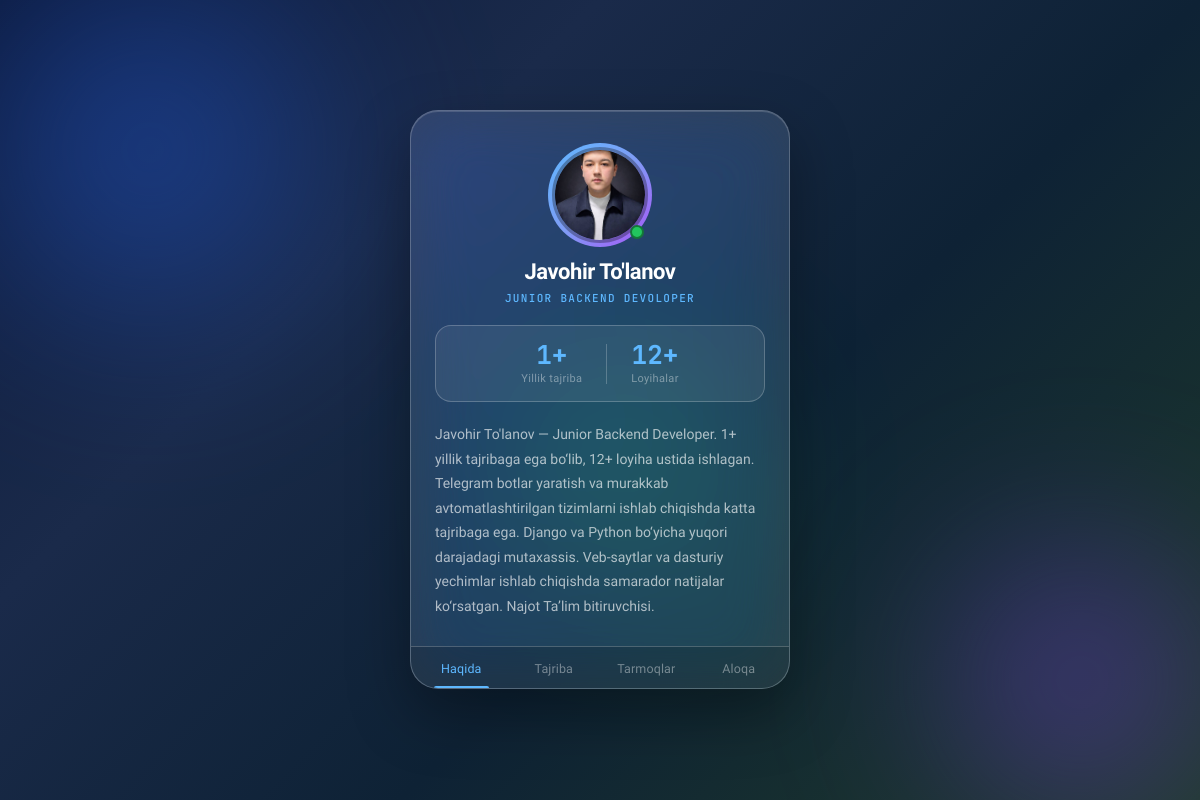
The page / on the database its author committed.
### main/models.py (models this page shows, shortened)
class Profile(models.Model):
    full_name = models.CharField(max_length=100, verbose_name="To'liq ism")
    specialty = models.CharField(max_length=150, verbose_name="Mutaxassislik", default="Senior Full-Stack Developer")
    bio = models.TextField(verbose_name="Bio / Haqida")
    photo = models.ImageField(upload_to='profile/', blank=True, null=True, verbose_name="Rasm")
    years_of_experience = models.PositiveIntegerField(default=5, verbose_name="Tajriba yillari")
    projects_count = models.PositiveIntegerField(default=65, verbose_name="Loyihalar soni")
    work_together_url = models.CharField(
        max_length=300,
        blank=True,
        verbose_name="'Birga ishlash' tugmasi URL",
        help_text="Telegram bot yoki email manzilingiz. Masalan: https://t.me/username yoki mailto:email@example.com"
    )
    class Meta:
        verbose_name = "Profil"
        verbose_name_plural = "Profil"

### main/views.py (the view)
def index(request):
    profile = Profile.objects.first()
    experiences = Experience.objects.all()
    social_links = SocialLink.objects.all()
    contact = ContactInfo.objects.first()
    context = {
        'profile': profile,
        'experiences': experiences,
        'social_links': social_links,
        'contact': contact,
    }
    return render(request, 'main/index.html', context)

### templates/main/index.html (shortened to what this page needs)
{% load static %}
<!DOCTYPE html>
<html lang="uz">
<head>
    <link rel="stylesheet" href="{% static 'css/style.css' %}">
</head>
<body>
    <div class="bg-scene">
        <div class="bg-orb orb-1"></div>
        <div class="bg-orb orb-2"></div>
        <div class="bg-orb orb-3"></div>
    </div>
    <div class="card-wrapper">
        <div class="glass-card">
            <div class="card-scroll-body" id="cardBody">
                <div class="tab-section active" id="section-haqida">
                    <div class="profile-header">
                        <div class="avatar-ring">
                            {% if profile and profile.photo %}
                                <img src="{{ profile.photo.url }}" alt="{{ profile.full_name }}" class="avatar-img">
                            {% else %}
                                <div class="avatar-placeholder">MS</div>
                            {% endif %}
                            <div class="avatar-status"></div>
                        </div>
                        <h1 class="profile-name">{% if profile %}{{ profile.full_name }}{% else %}MuhammadSafo Abduqaxxorov{% endif %}</h1>
                        <p class="profile-role">{% if profile %}{{ profile.specialty|upper }}{% else %}SENIOR FULL-STACK DEVELOPER{% endif %}</p>
                    </div>
                    <div class="stats-row">
                        <div class="stat-item">
                            <span class="stat-num">{% if profile %}{{ profile.years_of_experience }}+{% else %}5+{% endif %}</span>
                            <span class="stat-label">Yillik tajriba</span>
                        </div>
                        <div class="stat-item">
                            <span class="stat-num">{% if profile %}{{ profile.projects_count }}+{% else %}65+{% endif %}</span>
                            <span class="stat-label">Loyihalar</span>
                        </div>
                    </div>
                    <div class="bio-text">
                        {% if profile %}
                            <p>{{ profile.bio }}</p>
                        {% else %}
                            <p>Safobek Abduqaxxorov — Senior Full-Stack Developer. 5+ yillik tajribaga ega bo'lib, 65+ loyiha ustida ishlagan. Telegram botlar yaratish va murakkab avtomatlashtirilgan tizimlarni ishlab chiqishda katta tajribaga ega. PHP va Python bo'yicha yuqori darajadagi mutaxassis.</p>
                        {% endif %}
                    </div>
                </div>
            </div>
            <nav class="tab-nav">
                <button class="tab-btn active" data-tab="haqida">Haqida</button>
                <button class="tab-btn" data-tab="tajriba">Tajriba</button>
                <button class="tab-btn" data-tab="tarmoqlar">Tarmoqlar</button>
                <button class="tab-btn" data-tab="aloqa">Aloqa</button>
            </nav>
        </div>
    </div>
</body>
</html>

### rows shown on the page
Profile: photo (picture), full_name "Javohir To'lanov", specialty "JUNIOR BACKEND DEVOLOPER", years_of_experience "1", projects_count "12", bio "Javohir To'lanov — Junior Backend Developer. 1+ yillik tajribaga ega bo‘lib, 12+ loyiha ustida ishlagan. Telegram botlar yaratish va murakkab avtomatlashtirilgan tizimlarni ishlab chiqishda katta tajribaga ega. Django va Python bo‘yicha yuqori darajadagi mutaxassis. Veb-saytlar va dasturiy yechimlar ishlab chiqishda samarador natijalar ko‘rsatgan. Najot Ta’lim bitiruvchisi."
